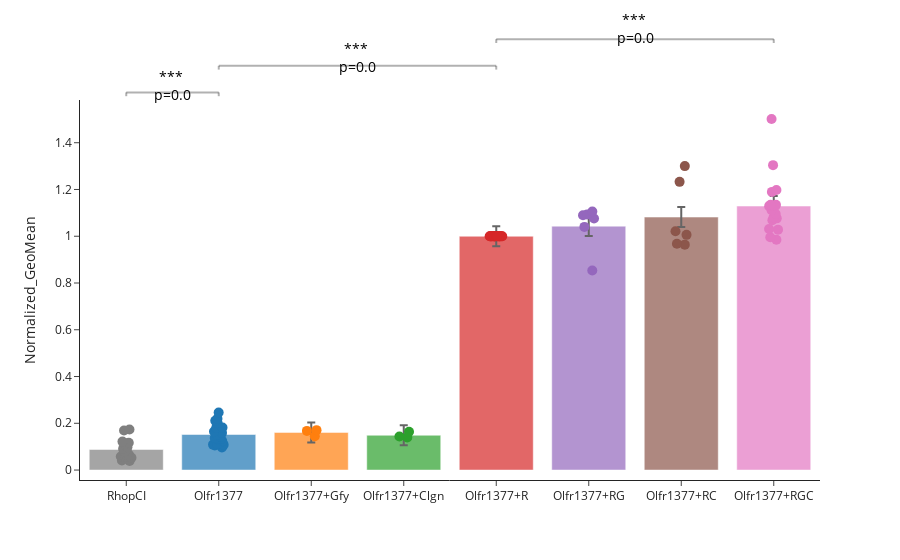

Notebook source saved alongside this figure:
### Markdown cell above
#### Rtp1s, Gfy, Clgn Combination

### Code cell
samples_to_plot = ['RhopCI', 'Olfr1377', 'Olfr1377+Gfy','Olfr1377+Clgn','Olfr1377+R','Olfr1377+RG','Olfr1377+RC','Olfr1377+RGC']
plot_by = 'Normalized_GeoMean'
# plot_by = 'GeoMean'

# Filtering data for samples to plot
plot_df = pd.DataFrame()
for _sample in samples_to_plot: 
   plot_df = pd.concat([plot_df, data[data.Sample_name == _sample]])
   
# plot_df = plot_df[plot_df['exp_date'].isin(['06032023_Lu', '06212023_Lu', '06172023_Lu'])]
plot_df = plot_df[plot_df.Count >= 10000]


# Normalizing GeoMean 
plot_df = flow_utils.normalize_metric(plot_df, normalize_by='Olfr1377+R', normalize_metric='GeoMean', groupby_cols = ['exp_date', 'OR'])
# plot_df = plot_df.dropna(subset=[plot_by]) # drops nan values that doesn't have the normalize_by in the same exp_date

cmap = plot_utils.distinct_colors(samples_to_plot, category='my_Tab10')


fig = go.Figure()

for _sample in plot_df.Sample_name.unique(): 
   # Jitter scatter points
   subset = plot_df[plot_df['Sample_name'] == _sample]
   fig.add_trace(go.Box(x=subset['Sample_name'],
                        y = subset[plot_by], 
                        text = subset['exp_date'], 
                        name = _sample, 
                        # opacity = 0.3, 
                        marker_size = 10,
                        pointpos=0, 
                        boxpoints='all', 
                        boxmean=True,
                        marker = dict(color = cmap[_sample]),
                        # marker = dict(color = 'black')
                        line = dict(color = 'rgba(0,0,0,0)'),
                        fillcolor = 'rgba(0,0,0,0)', 
                        showlegend=False
                        ))
   # Bar plot
   subset = plot_df[plot_df['Sample_name'] == _sample]
   fig.add_trace(go.Bar(x = [_sample], 
                        y = [subset[plot_by].mean()], 
                        error_y = dict(array=(plot_df.groupby('Sample_name')[plot_by].std())), 
                        marker_color = cmap[_sample],
                        # marker_line = dict(width = 5, color ='black'),
                        opacity = 0.7, 
                        showlegend=False 
                        ))
   
# Add p-value
fig = plot_utils.add_p_value_annotation(fig, [[0,1], [1,4], [4,7]], 
                                        test_type = 'ranksums', 
                                        select_datatype='box')   

# fig = plot_utils.add_p_value_annotation(fig, [[0,1], [1,2], [2,5]], 
#                                         test_type = 'ranksums', 
#                                         select_datatype='box')   
   
fig.update_layout(template='simple_white', 
                  yaxis_title = plot_by)
# draft_template = go.layout.Template()
# fig.update_layout(template=draft_template)
# fig.update_xaxes(showgrid=False, zeroline=True)
# fig.update_yaxes(showgrid=False, showline=True, zeroline=True)
fig.show()

# fig.write_html('../output/Chaperone_flow_image/bar_Olfr1377.html')

### Figure 1 — Plotly figure (JSON) as saved in the notebook; plotly's stock layout.template omitted (floating-point values rounded to 4 significant figures)
{"data": [{"boxmean": true, "boxpoints": "all", "fillcolor": "rgba(0,0,0,0)", "line": {"color": "rgba(0,0,0,0)"}, "marker": {"color": "#7f7f7f", "size": 10}, "name": "RhopCI", "pointpos": 0, "showlegend": false, "text": ["01182023_Lu", "07122022_Lu", "04012023_Lu", "03312023_Lu", "03152023_Lu", "02152023_Lu", "10122022_Lu", "09212022_Lu", "08212022_Lu", "08172022_Lu", "01202023_Lu", "06102022_Lu", "08052022_Lu", "09052022_Lu", "02032023_Lu", "09012022_Lu", "06302022_Lu", "11062022_Lu", "10142022_Lu", "03292023_Lu", "10032022_Lu", "06032023_Lu", "07292022_Lu", "02062023_Lu", "03222023_Lu", "06212023_Lu", "07192022_Lu", "03262023_Lu", "10052022_Lu", "05062022_Lu", "09262022_Lu"], "type": "box", "x": ["RhopCI", "RhopCI", "RhopCI", "RhopCI", "RhopCI", "RhopCI", "RhopCI", "RhopCI", "RhopCI", "RhopCI", "RhopCI", "RhopCI", "RhopCI", "RhopCI", "RhopCI", "RhopCI", "RhopCI", "RhopCI", "RhopCI", "RhopCI", "RhopCI", "RhopCI", "RhopCI", "RhopCI", "RhopCI", "RhopCI", "RhopCI", "RhopCI", "RhopCI", "RhopCI", "RhopCI"], "y": [0.1165, null, null, 0.1119, null, null, 0.05889, 0.05767, null, 0.07033, 0.1216, 0.0634, 0.03871, 0.09063, null, 0.04087, null, 0.1693, 0.07821, 0.09751, null, null, null, 0.05257, null, null, null, null, 0.06518, 0.1734, null]}, {"error_y": {"array": [0.04262, 0.01342, 0.01411, 0, 0.146, 0.09555, 0.1204, 0.04139]}, "marker": {"color": "#7f7f7f"}, "opacity": 0.7, "showlegend": false, "type": "bar", "x": ["RhopCI"], "y": [0.08791]}, {"boxmean": true, "boxpoints": "all", "fillcolor": "rgba(0,0,0,0)", "line": {"color": "rgba(0,0,0,0)"}, "marker": {"color": "#1f77b4", "size": 10}, "name": "Olfr1377", "pointpos": 0, "showlegend": false, "text": ["01182023_Lu", "04012023_Lu", "03312023_Lu", "03152023_Lu", "02152023_Lu", "10122022_Lu", "09212022_Lu", "01202023_Lu", "06102022_Lu", "09052022_Lu", "02032023_Lu", "09012022_Lu", "11062022_Lu", "10142022_Lu", "03292023_Lu", "10032022_Lu", "06032023_Lu", "02062023_Lu", "03222023_Lu", "06212023_Lu", "06172023_Lu", "10052022_Lu", "10052022_Lu", "10052022_Lu", "05062022_Lu"], "type": "box", "x": ["Olfr1377", "Olfr1377", "Olfr1377", "Olfr1377", "Olfr1377", "Olfr1377", "Olfr1377", "Olfr1377", "Olfr1377", "Olfr1377", "Olfr1377", "Olfr1377", "Olfr1377", "Olfr1377", "Olfr1377", "Olfr1377", "Olfr1377", "Olfr1377", "Olfr1377", "Olfr1377", "Olfr1377", "Olfr1377", "Olfr1377", "Olfr1377", "Olfr1377"], "y": [0.1811, 0.1589, 0.1819, null, null, 0.1088, 0.1324, 0.2199, 0.111, 0.1325, null, 0.09617, 0.2003, 0.1293, 0.2107, null, 0.1648, 0.1077, null, 0.1506, 0.1366, 0.1237, 0.1047, 0.1425, 0.2464]}, {"error_y": {"array": [0.04262, 0.01342, 0.01411, 0, 0.146, 0.09555, 0.1204, 0.04139]}, "marker": {"color": "#1f77b4"}, "opacity": 0.7, "showlegend": false, "type": "bar", "x": ["Olfr1377"], "y": [0.152]}, {"boxmean": true, "boxpoints": "all", "fillcolor": "rgba(0,0,0,0)", "line": {"color": "rgba(0,0,0,0)"}, "marker": {"color": "#ff7f0e", "size": 10}, "name": "Olfr1377+Gfy", "pointpos": 0, "showlegend": false, "text": ["06032023_Lu", "06212023_Lu", "06172023_Lu"], "type": "box", "x": ["Olfr1377+Gfy", "Olfr1377+Gfy", "Olfr1377+Gfy"], "y": [0.1674, 0.1448, 0.1707]}, {"error_y": {"array": [0.04262, 0.01342, 0.01411, 0, 0.146, 0.09555, 0.1204, 0.04139]}, "marker": {"color": "#ff7f0e"}, "opacity": 0.7, "showlegend": false, "type": "bar", "x": ["Olfr1377+Gfy"], "y": [0.161]}, {"boxmean": true, "boxpoints": "all", "fillcolor": "rgba(0,0,0,0)", "line": {"color": "rgba(0,0,0,0)"}, "marker": {"color": "#2ca02c", "size": 10}, "name": "Olfr1377+Clgn", "pointpos": 0, "showlegend": false, "text": ["06032023_Lu", "06212023_Lu", "06172023_Lu"], "type": "box", "x": ["Olfr1377+Clgn", "Olfr1377+Clgn", "Olfr1377+Clgn"], "y": [0.1642, 0.139, 0.1436]}, {"error_y": {"array": [0.04262, 0.01342, 0.01411, 0, 0.146, 0.09555, 0.1204, 0.04139]}, "marker": {"color": "#2ca02c"}, "opacity": 0.7, "showlegend": false, "type": "bar", "x": ["Olfr1377+Clgn"], "y": [0.1489]}, {"boxmean": true, "boxpoints": "all", "fillcolor": "rgba(0,0,0,0)", "line": {"color": "rgba(0,0,0,0)"}, "marker": {"color": "#d62728", "size": 10}, "name": "Olfr1377+R", "pointpos": 0, "showlegend": false, "text": ["01182023_Lu", "04012023_Lu", "03312023_Lu", "10122022_Lu", "09212022_Lu", "08172022_Lu", "01202023_Lu", "06102022_Lu", "08052022_Lu", "09052022_Lu", "09012022_Lu", "11062022_Lu", "10142022_Lu", "03292023_Lu", "06032023_Lu", "02062023_Lu", "06212023_Lu", "06172023_Lu", "10052022_Lu", "10052022_Lu", "10052022_Lu", "05062022_Lu"], "type": "box", "x": ["Olfr1377+R", "Olfr1377+R", "Olfr1377+R", "Olfr1377+R", "Olfr1377+R", "Olfr1377+R", "Olfr1377+R", "Olfr1377+R", "Olfr1377+R", "Olfr1377+R", "Olfr1377+R", "Olfr1377+R", "Olfr1377+R", "Olfr1377+R", "Olfr1377+R", "Olfr1377+R", "Olfr1377+R", "Olfr1377+R", "Olfr1377+R", "Olfr1377+R", "Olfr1377+R", "Olfr1377+R"], "y": [1, 1, 1, 1, 1, 1, 1, 1, 1, 1, 1, 1, 1, 1, 1, 1, 1, 1, 1, 1, 1, 1]}, {"error_y": {"array": [0.04262, 0.01342, 0.01411, 0, 0.146, 0.09555, 0.1204, 0.04139]}, "marker": {"color": "#d62728"}, "opacity": 0.7, "showlegend": false, "type": "bar", "x": ["Olfr1377+R"], "y": [1]}, {"boxmean": true, "boxpoints": "all", "fillcolor": "rgba(0,0,0,0)", "line": {"color": "rgba(0,0,0,0)"}, "marker": {"color": "#9467bd", "size": 10}, "name": "Olfr1377+RG", "pointpos": 0, "showlegend": false, "text": ["08172022_Lu", "08052022_Lu", "10142022_Lu", "06032023_Lu", "06212023_Lu", "06172023_Lu"], "type": "box", "x": ["Olfr1377+RG", "Olfr1377+RG", "Olfr1377+RG", "Olfr1377+RG", "Olfr1377+RG", "Olfr1377+RG"], "y": [1.09, 1.04, 0.8536, 1.076, 1.093, 1.106]}, {"error_y": {"array": [0.04262, 0.01342, 0.01411, 0, 0.146, 0.09555, 0.1204, 0.04139]}, "marker": {"color": "#9467bd"}, "opacity": 0.7, "showlegend": false, "type": "bar", "x": ["Olfr1377+RG"], "y": [1.043]}, {"boxmean": true, "boxpoints": "all", "fillcolor": "rgba(0,0,0,0)", "line": {"color": "rgba(0,0,0,0)"}, "marker": {"color": "#8c564b", "size": 10}, "name": "Olfr1377+RC", "pointpos": 0, "showlegend": false, "text": ["08172022_Lu", "08052022_Lu", "10142022_Lu", "06032023_Lu", "06212023_Lu", "06172023_Lu"], "type": "box", "x": ["Olfr1377+RC", "Olfr1377+RC", "Olfr1377+RC", "Olfr1377+RC", "Olfr1377+RC", "Olfr1377+RC"], "y": [1.233, 1.3, 0.9679, 1.006, 0.964, 1.022]}, {"error_y": {"array": [0.04262, 0.01342, 0.01411, 0, 0.146, 0.09555, 0.1204, 0.04139]}, "marker": {"color": "#8c564b"}, "opacity": 0.7, "showlegend": false, "type": "bar", "x": ["Olfr1377+RC"], "y": [1.082]}, {"boxmean": true, "boxpoints": "all", "fillcolor": "rgba(0,0,0,0)", "line": {"color": "rgba(0,0,0,0)"}, "marker": {"color": "#e377c2", "size": 10}, "name": "Olfr1377+RGC", "pointpos": 0, "showlegend": false, "text": ["01182023_Lu", "03152023_Lu", "02152023_Lu", "10122022_Lu", "08172022_Lu", "01202023_Lu", "06102022_Lu", "08052022_Lu", "09052022_Lu", "02032023_Lu", "09012022_Lu", "11062022_Lu", "10142022_Lu", "10032022_Lu", "06032023_Lu", "02062023_Lu", "03222023_Lu", "06212023_Lu", "06172023_Lu", "10052022_Lu", "10052022_Lu", "10052022_Lu", "05062022_Lu"], "type": "box", "x": ["Olfr1377+RGC", "Olfr1377+RGC", "Olfr1377+RGC", "Olfr1377+RGC", "Olfr1377+RGC", "Olfr1377+RGC", "Olfr1377+RGC", "Olfr1377+RGC", "Olfr1377+RGC", "Olfr1377+RGC", "Olfr1377+RGC", "Olfr1377+RGC", "Olfr1377+RGC", "Olfr1377+RGC", "Olfr1377+RGC", "Olfr1377+RGC", "Olfr1377+RGC", "Olfr1377+RGC", "Olfr1377+RGC", "Olfr1377+RGC", "Olfr1377+RGC", "Olfr1377+RGC", "Olfr1377+RGC"], "y": [1.19, null, null, 1.112, 1.304, 1.095, 1.076, 1.501, 1.068, null, 1.198, 1.134, 1.131, null, 1.08, 0.9851, null, 1.028, 1.134, 0.9958, 1.129, 1.13, 1.031]}, {"error_y": {"array": [0.04262, 0.01342, 0.01411, 0, 0.146, 0.09555, 0.1204, 0.04139]}, "marker": {"color": "#e377c2"}, "opacity": 0.7, "showlegend": false, "type": "bar", "x": ["Olfr1377+RGC"], "y": [1.129]}], "layout": {"annotations": [{"font": {"color": "black", "size": 14}, "showarrow": false, "text": "*** <br>p=0.0", "textangle": 0, "x": 0.5, "xref": "x", "y": 1.091, "yref": "y domain"}, {"font": {"color": "black", "size": 14}, "showarrow": false, "text": "*** <br>p=0.0", "textangle": 0, "x": 2.5, "xref": "x", "y": 1.166, "yref": "y domain"}, {"font": {"color": "black", "size": 14}, "showarrow": false, "text": "*** <br>p=0.0", "textangle": 0, "x": 5.5, "xref": "x", "y": 1.241, "yref": "y domain"}], "shapes": [{"line": {"color": "black", "width": 2}, "type": "line", "x0": 0, "x1": 0, "xref": "x", "y0": 1.01, "y1": 1.02, "yref": "y domain"}, {"line": {"color": "black", "width": 2}, "type": "line", "x0": 0, "x1": 1, "xref": "x", "y0": 1.02, "y1": 1.02, "yref": "y domain"}, {"line": {"color": "black", "width": 2}, "type": "line", "x0": 1, "x1": 1, "xref": "x", "y0": 1.01, "y1": 1.02, "yref": "y domain"}, {"line": {"color": "black", "width": 2}, "type": "line", "x0": 1, "x1": 1, "xref": "x", "y0": 1.08, "y1": 1.09, "yref": "y domain"}, {"line": {"color": "black", "width": 2}, "type": "line", "x0": 1, "x1": 4, "xref": "x", "y0": 1.09, "y1": 1.09, "yref": "y domain"}, {"line": {"color": "black", "width": 2}, "type": "line", "x0": 4, "x1": 4, "xref": "x", "y0": 1.08, "y1": 1.09, "yref": "y domain"}, {"line": {"color": "black", "width": 2}, "type": "line", "x0": 4, "x1": 4, "xref": "x", "y0": 1.15, "y1": 1.16, "yref": "y domain"}, {"line": {"color": "black", "width": 2}, "type": "line", "x0": 4, "x1": 7, "xref": "x", "y0": 1.16, "y1": 1.16, "yref": "y domain"}, {"line": {"color": "black", "width": 2}, "type": "line", "x0": 7, "x1": 7, "xref": "x", "y0": 1.15, "y1": 1.16, "yref": "y domain"}], "yaxis": {"title": {"text": "Normalized_GeoMean"}}}}
